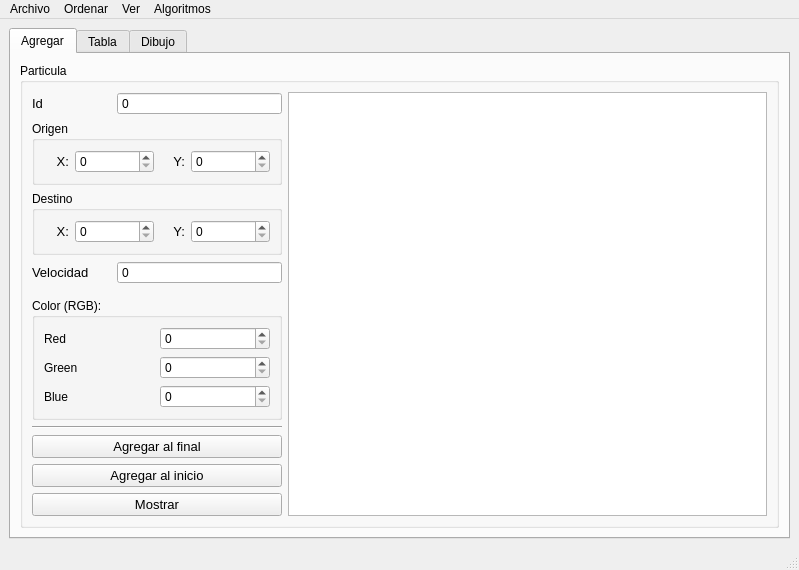
<?xml version="1.0" encoding="UTF-8"?>
<ui version="4.0">
 <class>MainWindow</class>
 <widget class="QMainWindow" name="MainWindow">
  <property name="geometry">
   <rect>
    <x>0</x>
    <y>0</y>
    <width>799</width>
    <height>551</height>
   </rect>
  </property>
  <property name="windowTitle">
   <string>Registro Particulas</string>
  </property>
  <widget class="QWidget" name="centralwidget">
   <layout class="QGridLayout" name="gridLayout_3">
    <item row="0" column="0">
     <widget class="QTabWidget" name="tabWidget">
      <property name="currentIndex">
       <number>0</number>
      </property>
      <widget class="QWidget" name="tab">
       <attribute name="title">
        <string>Agregar</string>
       </attribute>
       <layout class="QGridLayout" name="gridLayout_2">
        <item row="0" column="0">
         <widget class="QGroupBox" name="groupBox">
          <property name="title">
           <string>Particula</string>
          </property>
          <layout class="QGridLayout" name="gridLayout">
           <item row="0" column="1" colspan="2">
            <widget class="QSpinBox" name="id_spinBox">
             <property name="buttonSymbols">
              <enum>QAbstractSpinBox::NoButtons</enum>
             </property>
             <property name="showGroupSeparator" stdset="0">
              <bool>false</bool>
             </property>
             <property name="minimum">
              <number>-5000</number>
             </property>
             <property name="maximum">
              <number>5000</number>
             </property>
             <property name="singleStep">
              <number>1</number>
             </property>
             <property name="stepType">
              <enum>QAbstractSpinBox::AdaptiveDecimalStepType</enum>
             </property>
            </widget>
           </item>
           <item row="9" column="0" colspan="3">
            <widget class="QPushButton" name="agregar_inicio_pushButton">
             <property name="minimumSize">
              <size>
               <width>200</width>
               <height>0</height>
              </size>
             </property>
             <property name="font">
              <font>
               <pointsize>10</pointsize>
              </font>
             </property>
             <property name="cursor">
              <cursorShape>PointingHandCursor</cursorShape>
             </property>
             <property name="text">
              <string>Agregar al inicio</string>
             </property>
            </widget>
           </item>
           <item row="8" column="0" colspan="3">
            <widget class="QPushButton" name="agregar_final_pushButton">
             <property name="minimumSize">
              <size>
               <width>200</width>
               <height>0</height>
              </size>
             </property>
             <property name="font">
              <font>
               <pointsize>10</pointsize>
              </font>
             </property>
             <property name="cursor">
              <cursorShape>PointingHandCursor</cursorShape>
             </property>
             <property name="autoFillBackground">
              <bool>false</bool>
             </property>
             <property name="text">
              <string>Agregar al final</string>
             </property>
             <property name="default">
              <bool>false</bool>
             </property>
             <property name="flat">
              <bool>false</bool>
             </property>
            </widget>
           </item>
           <item row="0" column="3" rowspan="11">
            <widget class="QPlainTextEdit" name="salida">
             <property name="font">
              <font>
               <pointsize>10</pointsize>
              </font>
             </property>
            </widget>
           </item>
           <item row="2" column="0" rowspan="2" colspan="3">
            <widget class="QGroupBox" name="groupBox_3">
             <property name="title">
              <string>Destino</string>
             </property>
             <layout class="QGridLayout" name="gridLayout_7">
              <item row="0" column="0">
               <widget class="QLabel" name="label_4">
                <property name="maximumSize">
                 <size>
                  <width>25</width>
                  <height>16777215</height>
                 </size>
                </property>
                <property name="font">
                 <font>
                  <pointsize>10</pointsize>
                 </font>
                </property>
                <property name="text">
                 <string>X:</string>
                </property>
                <property name="alignment">
                 <set>Qt::AlignRight|Qt::AlignTrailing|Qt::AlignVCenter</set>
                </property>
               </widget>
              </item>
              <item row="0" column="3">
               <widget class="QSpinBox" name="destino_y_spinBox">
                <property name="maximum">
                 <number>500</number>
                </property>
               </widget>
              </item>
              <item row="0" column="1">
               <widget class="QSpinBox" name="destino_x_spinBox">
                <property name="maximum">
                 <number>500</number>
                </property>
               </widget>
              </item>
              <item row="0" column="2">
               <widget class="QLabel" name="label_5">
                <property name="maximumSize">
                 <size>
                  <width>25</width>
                  <height>16777215</height>
                 </size>
                </property>
                <property name="font">
                 <font>
                  <pointsize>10</pointsize>
                 </font>
                </property>
                <property name="text">
                 <string>Y:</string>
                </property>
                <property name="alignment">
                 <set>Qt::AlignRight|Qt::AlignTrailing|Qt::AlignVCenter</set>
                </property>
               </widget>
              </item>
             </layout>
            </widget>
           </item>
           <item row="1" column="0" colspan="3">
            <widget class="QGroupBox" name="groupBox_2">
             <property name="minimumSize">
              <size>
               <width>250</width>
               <height>0</height>
              </size>
             </property>
             <property name="title">
              <string>Origen</string>
             </property>
             <layout class="QGridLayout" name="gridLayout_6">
              <item row="0" column="0">
               <widget class="QLabel" name="label_2">
                <property name="maximumSize">
                 <size>
                  <width>25</width>
                  <height>16777215</height>
                 </size>
                </property>
                <property name="font">
                 <font>
                  <pointsize>10</pointsize>
                  <weight>50</weight>
                  <bold>false</bold>
                 </font>
                </property>
                <property name="text">
                 <string>X:</string>
                </property>
                <property name="alignment">
                 <set>Qt::AlignRight|Qt::AlignTrailing|Qt::AlignVCenter</set>
                </property>
               </widget>
              </item>
              <item row="0" column="1">
               <widget class="QSpinBox" name="origen_x_spinBox">
                <property name="maximum">
                 <number>500</number>
                </property>
               </widget>
              </item>
              <item row="0" column="3">
               <widget class="QSpinBox" name="origen_y_spinBox">
                <property name="maximum">
                 <number>500</number>
                </property>
               </widget>
              </item>
              <item row="0" column="2">
               <widget class="QLabel" name="label_3">
                <property name="maximumSize">
                 <size>
                  <width>25</width>
                  <height>16777215</height>
                 </size>
                </property>
                <property name="font">
                 <font>
                  <pointsize>10</pointsize>
                 </font>
                </property>
                <property name="layoutDirection">
                 <enum>Qt::LeftToRight</enum>
                </property>
                <property name="autoFillBackground">
                 <bool>false</bool>
                </property>
                <property name="text">
                 <string>Y:</string>
                </property>
                <property name="alignment">
                 <set>Qt::AlignRight|Qt::AlignTrailing|Qt::AlignVCenter</set>
                </property>
               </widget>
              </item>
             </layout>
            </widget>
           </item>
           <item row="10" column="0" colspan="3">
            <widget class="QPushButton" name="mostrar_pushButton">
             <property name="minimumSize">
              <size>
               <width>200</width>
               <height>0</height>
              </size>
             </property>
             <property name="font">
              <font>
               <pointsize>10</pointsize>
              </font>
             </property>
             <property name="cursor">
              <cursorShape>PointingHandCursor</cursorShape>
             </property>
             <property name="text">
              <string>Mostrar</string>
             </property>
            </widget>
           </item>
           <item row="0" column="0">
            <widget class="QLabel" name="label">
             <property name="font">
              <font>
               <pointsize>10</pointsize>
              </font>
             </property>
             <property name="text">
              <string>Id</string>
             </property>
            </widget>
           </item>
           <item row="7" column="0" colspan="3">
            <widget class="Line" name="line_2">
             <property name="orientation">
              <enum>Qt::Horizontal</enum>
             </property>
            </widget>
           </item>
           <item row="6" column="0" colspan="3">
            <widget class="QGroupBox" name="groupBox_4">
             <property name="title">
              <string>Color (RGB):</string>
             </property>
             <layout class="QGridLayout" name="gridLayout_8">
              <item row="0" column="0">
               <widget class="QLabel" name="label_7">
                <property name="text">
                 <string>Red</string>
                </property>
               </widget>
              </item>
              <item row="0" column="1">
               <widget class="QSpinBox" name="red_spinBox">
                <property name="minimumSize">
                 <size>
                  <width>90</width>
                  <height>0</height>
                 </size>
                </property>
                <property name="maximum">
                 <number>255</number>
                </property>
               </widget>
              </item>
              <item row="1" column="0">
               <widget class="QLabel" name="label_9">
                <property name="text">
                 <string>Green</string>
                </property>
               </widget>
              </item>
              <item row="1" column="1">
               <widget class="QSpinBox" name="green_spinBox">
                <property name="minimumSize">
                 <size>
                  <width>90</width>
                  <height>0</height>
                 </size>
                </property>
                <property name="maximum">
                 <number>255</number>
                </property>
               </widget>
              </item>
              <item row="2" column="0">
               <widget class="QLabel" name="label_10">
                <property name="text">
                 <string>Blue</string>
                </property>
               </widget>
              </item>
              <item row="2" column="1">
               <widget class="QSpinBox" name="blue_spinBox">
                <property name="minimumSize">
                 <size>
                  <width>90</width>
                  <height>0</height>
                 </size>
                </property>
                <property name="maximum">
                 <number>255</number>
                </property>
               </widget>
              </item>
             </layout>
            </widget>
           </item>
           <item row="4" column="1" colspan="2">
            <widget class="QSpinBox" name="velocidad_spinBox">
             <property name="buttonSymbols">
              <enum>QAbstractSpinBox::NoButtons</enum>
             </property>
             <property name="minimum">
              <number>-5000</number>
             </property>
             <property name="maximum">
              <number>5000</number>
             </property>
            </widget>
           </item>
           <item row="4" column="0">
            <widget class="QLabel" name="label_6">
             <property name="font">
              <font>
               <pointsize>10</pointsize>
              </font>
             </property>
             <property name="text">
              <string>Velocidad</string>
             </property>
            </widget>
           </item>
          </layout>
         </widget>
        </item>
       </layout>
      </widget>
      <widget class="QWidget" name="tab_2">
       <attribute name="title">
        <string>Tabla</string>
       </attribute>
       <layout class="QGridLayout" name="gridLayout_4">
        <item row="1" column="0">
         <widget class="QLineEdit" name="search_id_lineEdit">
          <property name="font">
           <font>
            <pointsize>10</pointsize>
           </font>
          </property>
          <property name="placeholderText">
           <string>Buscar por ID de la particula</string>
          </property>
         </widget>
        </item>
        <item row="1" column="1">
         <widget class="QPushButton" name="search_pushButton">
          <property name="font">
           <font>
            <pointsize>10</pointsize>
           </font>
          </property>
          <property name="text">
           <string>Buscar</string>
          </property>
         </widget>
        </item>
        <item row="1" column="2">
         <widget class="QPushButton" name="show_table_pushButton">
          <property name="font">
           <font>
            <pointsize>10</pointsize>
           </font>
          </property>
          <property name="text">
           <string>Mostrar</string>
          </property>
         </widget>
        </item>
        <item row="0" column="0" colspan="3">
         <widget class="QTableWidget" name="table">
          <property name="cursor" stdset="0">
           <cursorShape>ArrowCursor</cursorShape>
          </property>
          <property name="autoFillBackground">
           <bool>false</bool>
          </property>
         </widget>
        </item>
       </layout>
      </widget>
      <widget class="QWidget" name="tab_3">
       <attribute name="title">
        <string>Dibujo</string>
       </attribute>
       <layout class="QGridLayout" name="gridLayout_5">
        <item row="0" column="0" colspan="2">
         <widget class="QGraphicsView" name="graphicsView"/>
        </item>
        <item row="1" column="0">
         <widget class="QPushButton" name="draw_pushButton">
          <property name="font">
           <font>
            <pointsize>10</pointsize>
           </font>
          </property>
          <property name="text">
           <string>Dibujar</string>
          </property>
         </widget>
        </item>
        <item row="1" column="1">
         <widget class="QPushButton" name="clean_drawing_pushButton">
          <property name="font">
           <font>
            <pointsize>10</pointsize>
           </font>
          </property>
          <property name="text">
           <string>Limpiar</string>
          </property>
         </widget>
        </item>
       </layout>
      </widget>
     </widget>
    </item>
   </layout>
  </widget>
  <widget class="QMenuBar" name="menubar">
   <property name="geometry">
    <rect>
     <x>0</x>
     <y>0</y>
     <width>799</width>
     <height>21</height>
    </rect>
   </property>
   <widget class="QMenu" name="menuAbrir">
    <property name="title">
     <string>Archivo</string>
    </property>
    <addaction name="actionAbrir"/>
    <addaction name="actionGuardar"/>
   </widget>
   <widget class="QMenu" name="menuOrdenar">
    <property name="title">
     <string>Ordenar</string>
    </property>
    <addaction name="actionOrdenar_id"/>
    <addaction name="actionOrdenar_distancia"/>
    <addaction name="actionOrdenar_velocidad"/>
   </widget>
   <widget class="QMenu" name="menuGrafo">
    <property name="title">
     <string>Ver</string>
    </property>
    <addaction name="actionGrafo"/>
   </widget>
   <widget class="QMenu" name="menuAlgoritmos">
    <property name="title">
     <string>Algoritmos</string>
    </property>
    <addaction name="actionRecorrido_en_Profuncidad_Amplitud"/>
   </widget>
   <addaction name="menuAbrir"/>
   <addaction name="menuOrdenar"/>
   <addaction name="menuGrafo"/>
   <addaction name="menuAlgoritmos"/>
  </widget>
  <widget class="QStatusBar" name="statusbar"/>
  <action name="actionAbrir">
   <property name="text">
    <string>Abrir</string>
   </property>
   <property name="shortcut">
    <string>Ctrl+O</string>
   </property>
  </action>
  <action name="actionGuardar">
   <property name="text">
    <string>Guardar</string>
   </property>
   <property name="shortcut">
    <string>Ctrl+S</string>
   </property>
  </action>
  <action name="actionOrdenar_id">
   <property name="text">
    <string>Por id - ascendente</string>
   </property>
  </action>
  <action name="actionOrdenar_distancia">
   <property name="text">
    <string>Por distancia - descendente</string>
   </property>
  </action>
  <action name="actionOrdenar_velocidad">
   <property name="text">
    <string>Por velocidad - ascendente</string>
   </property>
  </action>
  <action name="actionGrafo">
   <property name="text">
    <string>Grafo</string>
   </property>
   <property name="shortcut">
    <string>Ctrl+G</string>
   </property>
  </action>
  <action name="actionRecorrido_en_Profuncidad_Amplitud">
   <property name="text">
    <string>Recorrido en Profuncidad/Amplitud</string>
   </property>
   <property name="shortcut">
    <string>Ctrl+R</string>
   </property>
  </action>
 </widget>
 <resources/>
 <connections/>
</ui>
